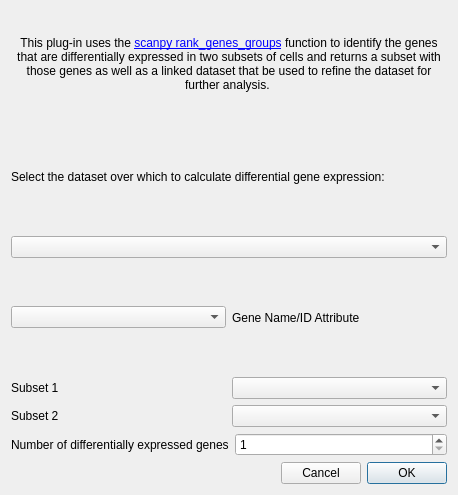
<?xml version="1.0" encoding="UTF-8"?>
<ui version="4.0">
 <class>Differential Gene Expression</class>
 <widget class="QDialog" name="Differential Gene Expression">
  <property name="geometry">
   <rect>
    <x>0</x>
    <y>0</y>
    <width>458</width>
    <height>495</height>
   </rect>
  </property>
  <property name="windowTitle">
   <string>Differential Gene Expression</string>
  </property>
  <layout class="QGridLayout" name="gridLayout">
   <item row="0" column="0">
    <widget class="QLabel" name="label_5">
     <property name="text">
      <string>&lt;html&gt;&lt;head/&gt;&lt;body&gt;&lt;p&gt;This plug-in uses the &lt;a href=&quot;https://scanpy.readthedocs.io/en/stable/generated/scanpy.tl.rank_genes_groups.html&quot;&gt;&lt;span style=&quot; text-decoration: underline; color:#0000ff;&quot;&gt;scanpy rank_genes_groups&lt;/span&gt;&lt;/a&gt; function to identify the genes that are differentially expressed in two subsets of cells and returns a subset with those genes as well as a linked dataset that be used to refine the dataset for further analysis. &lt;/p&gt;&lt;/body&gt;&lt;/html&gt;</string>
     </property>
     <property name="alignment">
      <set>Qt::AlignCenter</set>
     </property>
     <property name="wordWrap">
      <bool>true</bool>
     </property>
     <property name="openExternalLinks">
      <bool>true</bool>
     </property>
     <property name="textInteractionFlags">
      <set>Qt::TextBrowserInteraction</set>
     </property>
    </widget>
   </item>
   <item row="2" column="0">
    <widget class="QComboBox" name="combosel_data">
     <property name="sizeAdjustPolicy">
      <enum>QComboBox::AdjustToMinimumContentsLength</enum>
     </property>
    </widget>
   </item>
   <item row="3" column="0">
    <layout class="QHBoxLayout" name="horizontalLayout_11">
     <item>
      <widget class="QComboBox" name="combosel_gene_att">
       <property name="sizeAdjustPolicy">
        <enum>QComboBox::AdjustToMinimumContentsLength</enum>
       </property>
      </widget>
     </item>
     <item>
      <widget class="QLabel" name="label_11">
       <property name="text">
        <string>Gene Name/ID Attribute</string>
       </property>
      </widget>
     </item>
    </layout>
   </item>
   <item row="4" column="0">
    <layout class="QHBoxLayout" name="horizontalLayout_7">
     <item>
      <widget class="QLabel" name="label_8">
       <property name="text">
        <string>Subset 1</string>
       </property>
      </widget>
     </item>
     <item>
      <widget class="QComboBox" name="combosel_subset1">
       <property name="sizeAdjustPolicy">
        <enum>QComboBox::AdjustToMinimumContentsLength</enum>
       </property>
      </widget>
     </item>
    </layout>
   </item>
   <item row="5" column="0">
    <layout class="QHBoxLayout" name="horizontalLayout_9">
     <item>
      <widget class="QLabel" name="label_10">
       <property name="text">
        <string>Subset 2</string>
       </property>
      </widget>
     </item>
     <item>
      <widget class="QComboBox" name="combosel_subset2">
       <property name="sizeAdjustPolicy">
        <enum>QComboBox::AdjustToMinimumContentsLength</enum>
       </property>
      </widget>
     </item>
    </layout>
   </item>
   <item row="6" column="0">
    <layout class="QHBoxLayout" name="horizontalLayout">
     <item>
      <widget class="QLabel" name="label_2">
       <property name="text">
        <string>Number of differentially expressed genes</string>
       </property>
      </widget>
     </item>
     <item>
      <widget class="QSpinBox" name="value_num_genes">
       <property name="minimum">
        <number>1</number>
       </property>
       <property name="maximum">
        <number>999</number>
       </property>
      </widget>
     </item>
    </layout>
   </item>
   <item row="7" column="0">
    <layout class="QHBoxLayout" name="horizontalLayout_6">
     <item>
      <spacer name="horizontalSpacer">
       <property name="orientation">
        <enum>Qt::Horizontal</enum>
       </property>
       <property name="sizeHint" stdset="0">
        <size>
         <width>40</width>
         <height>20</height>
        </size>
       </property>
      </spacer>
     </item>
     <item>
      <widget class="QPushButton" name="button_cancel">
       <property name="text">
        <string>Cancel</string>
       </property>
      </widget>
     </item>
     <item>
      <widget class="QPushButton" name="button_ok">
       <property name="text">
        <string>OK</string>
       </property>
       <property name="default">
        <bool>true</bool>
       </property>
      </widget>
     </item>
    </layout>
   </item>
   <item row="1" column="0">
    <widget class="QLabel" name="label">
     <property name="text">
      <string>Select the dataset over which to calculate differential gene expression:</string>
     </property>
    </widget>
   </item>
  </layout>
 </widget>
 <resources/>
 <connections/>
</ui>
